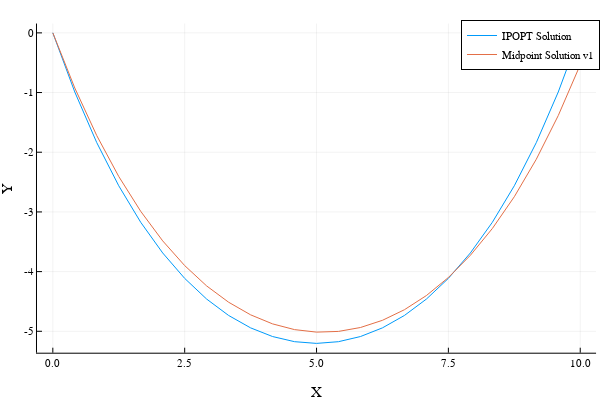

Notebook source saved alongside this figure:
### Code cell
#Let's also integrate the continuous solution using implicit midpoint
xtraj1 = zeros(2,n)
xtraj1[:,1] .= x0

# TODO: Implicit midpoint step (we did this in the last homework)
function implicit_mid(xk)
    
    ### Solution
    xn = copy(xk)
    xm = 0.5*(xk + xn)
    r = xn - xk - Δx*f(xm,0,0)
    while maximum(abs.(r)) > 1e-12
        dr = I - 0.5*Δx*ForwardDiff.jacobian(dx->f(dx,0,0),xm)
        xn = xn - dr\r
        xm = 0.5*(xk + xn)
        r = xn - xk - Δx*f(xm,0,0)
    end
    
    return xn
end

#Simulate with implicit midpoint
for k = 1:(n-1)
    xtraj1[:,k+1] .= implicit_mid(xtraj1[:,k])
end

#Compare against reference IPOPT solution
plot(LinRange(0,w,n),y_ref,label = "IPOPT Solution")
plot!(LinRange(0,w,n),xtraj1[1,:],label = "Midpoint Solution v1")
xlabel!("X")
ylabel!("Y")

### Figure 1 — Plotly figure (JSON) as saved in the notebook; plotly's stock layout.template omitted (floating-point values rounded to 4 significant figures)
{"data": [{"colorbar": {"len": 0.9143, "title": "", "x": 0.9934, "y": 0.533}, "legendgroup": "IPOPT Solution", "line": {"color": "rgba(0, 154, 250, 1.000)", "dash": "solid", "shape": "linear", "width": 1}, "mode": "lines", "name": "IPOPT Solution", "showlegend": true, "type": "scatter", "x": [0, 0.4167, 0.8333, 1.25, 1.667, 2.083, 2.5, 2.917, 3.333, 3.75, 4.167, 4.583, 5, 5.417, 5.833, 6.25, 6.667, 7.083, 7.5, 7.917, 8.333, 8.75, 9.167, 9.583, 10], "xaxis": "x", "y": [-6.816e-42, -0.991, -1.839, -2.562, -3.174, -3.688, -4.114, -4.46, -4.735, -4.942, -5.088, -5.174, -5.203, -5.174, -5.088, -4.942, -4.735, -4.46, -4.114, -3.688, -3.174, -2.562, -1.839, -0.991, 0], "yaxis": "y"}, {"colorbar": {"len": 0.9143, "title": "", "x": 0.9934, "y": 0.533}, "legendgroup": "Midpoint Solution v1", "line": {"color": "rgba(227, 111, 71, 1.000)", "dash": "solid", "shape": "linear", "width": 1}, "mode": "lines", "name": "Midpoint Solution v1", "showlegend": true, "type": "scatter", "x": [0, 0.4167, 0.8333, 1.25, 1.667, 2.083, 2.5, 2.917, 3.333, 3.75, 4.167, 4.583, 5, 5.417, 5.833, 6.25, 6.667, 7.083, 7.5, 7.917, 8.333, 8.75, 9.167, 9.583, 10], "xaxis": "x", "y": [-6.816e-42, -0.9238, -1.721, -2.406, -2.99, -3.485, -3.899, -4.24, -4.513, -4.724, -4.876, -4.972, -5.014, -5.002, -4.937, -4.816, -4.639, -4.401, -4.099, -3.727, -3.278, -2.745, -2.118, -1.385, -0.5345], "yaxis": "y"}], "layout": {"annotations": [], "height": 400, "legend": {"bgcolor": "rgba(255, 255, 255, 1.000)", "bordercolor": "rgba(0, 0, 0, 1.000)", "borderwidth": 1, "font": {"color": "rgba(0, 0, 0, 1.000)", "family": "sans-serif", "size": 11}, "title": {"font": {"color": "rgba(0, 0, 0, 1.000)", "family": "sans-serif", "size": 15}, "text": ""}, "tracegroupgap": 0, "traceorder": "normal", "x": 1, "xanchor": "auto", "y": 1, "yanchor": "auto"}, "margin": {"b": 20, "l": 0, "r": 0, "t": 20}, "paper_bgcolor": "rgba(255, 255, 255, 1.000)", "plot_bgcolor": "rgba(255, 255, 255, 1.000)", "showlegend": true, "width": 600, "xaxis": {"anchor": "y", "domain": [0.06165, 0.9934], "gridcolor": "rgba(0, 0, 0, 0.100)", "gridwidth": 0.5, "linecolor": "rgba(0, 0, 0, 1.000)", "mirror": false, "range": [-0.3, 10.3], "showgrid": true, "showline": true, "showticklabels": true, "tickangle": 0, "tickcolor": "rgb(0, 0, 0)", "tickfont": {"color": "rgba(0, 0, 0, 1.000)", "family": "sans-serif", "size": 11}, "tickmode": "array", "ticks": "inside", "ticktext": ["0.0", "2.5", "5.0", "7.5", "10.0"], "tickvals": [0, 2.5, 5, 7.5, 10], "title": "X", "titlefont": {"color": "rgba(0, 0, 0, 1.000)", "family": "sans-serif", "size": 15}, "type": "-", "visible": true, "zeroline": false, "zerolinecolor": "rgba(0, 0, 0, 1.000)"}, "yaxis": {"anchor": "x", "domain": [0.07581, 0.9902], "gridcolor": "rgba(0, 0, 0, 0.100)", "gridwidth": 0.5, "linecolor": "rgba(0, 0, 0, 1.000)", "mirror": false, "range": [-5.359, 0.1561], "showgrid": true, "showline": true, "showticklabels": true, "tickangle": 0, "tickcolor": "rgb(0, 0, 0)", "tickfont": {"color": "rgba(0, 0, 0, 1.000)", "family": "sans-serif", "size": 11}, "tickmode": "array", "ticks": "inside", "ticktext": ["-5", "-4", "-3", "-2", "-1", "0"], "tickvals": [-5, -4, -3, -2, -1, 0], "title": "Y", "titlefont": {"color": "rgba(0, 0, 0, 1.000)", "family": "sans-serif", "size": 15}, "type": "-", "visible": true, "zeroline": false, "zerolinecolor": "rgba(0, 0, 0, 1.000)"}}}
